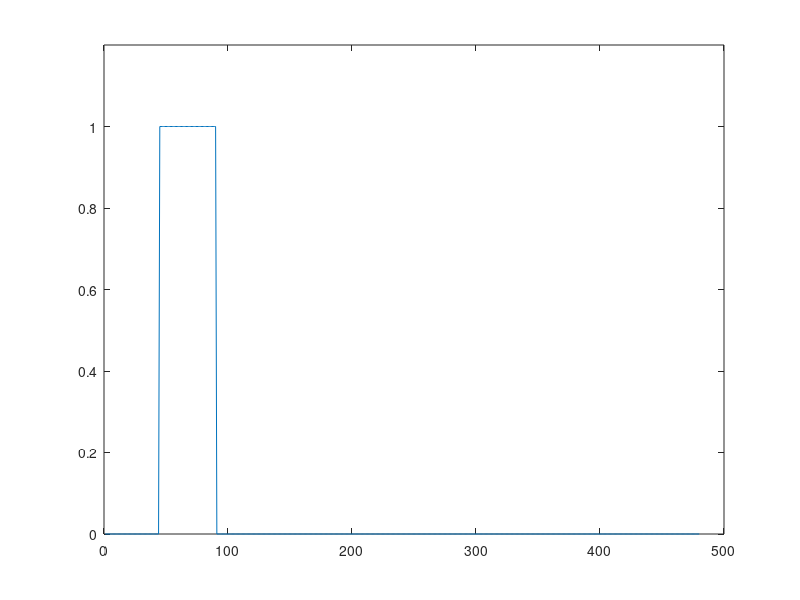

Write the MATLAB code that produced this figure. (Note: this script raises an error after producing the figure.)
%% ------ simulated TF vectors - osc vs non-osc



%%  SIMULATION
options = struct;
options.DEBUG = 1;
options.SIM_TIME = 8*60;

global START_TIME END_TIME 


START_TIME =0;
END_TIME = 480;
% % END_TIME = 900;



% names = {'nfkb_curves_TNF10ng', 'nfkb_curves_PAM3CSK100ng', 'nfkb_curves_CpG330nM',  'nfkb_curves_LPS100ng','nfkb_curves_pic50ug'};
% names = {'nfkb_curves_TNF10ng', 'nfkb_curves_PAM3CSK100ng', 'nfkb_curves_CpG330nM'};
% names = {'nfkb_curves_TNF10ng','nfkb_curves_TNF_ikbamm'};
% names = {'nfkb_oscillatory','nfkb_nonoscillatory', 'nfkb_oscillatory_hiamp', 'nfkb_nonoscillatory_hiamp'};
% names = {'nfkb_oscillatory','nfkb_nonoscillatory'};
% names = {'nfkb_oscillatory_2xtotalactivity','nfkb_persistent_2xtotalactivity'}; %use END_TIME=900 if this TF sim

output_container = zeros(17, 2);
figure;
n=1;
for j = linspace(.75, 7, 17)
    
    % Transcription factor vector
    pulse_on = j; % (hrs)
    pulse_off = .75; % (hrs)
    tf = zeros(1, END_TIME-START_TIME);
    start_idx = 60*pulse_off;
    tf(round(start_idx):round(start_idx+60*pulse_on)) = 1;
    plot(tf) 
    ylim([0 1.2]);
    hold on;
    
    m=1;
    for k = linspace(0.5, 1, 2) %0.5 or 1
        disp(k);
        data_use = (tf)*2*k;

        % Starting Conditions
        initvalues = zeros(15,1);
        initvalues(1,1) = 1;    %E0
        initvalues(2,1) = 0;    %E1

        initvalues(3,1) = 0;   %E2
        initvalues(4,1) = 0;   %E3

        initvalues(5,1) = 0;   %E4
        initvalues(6,1) = 0;   %E5
        initvalues(7,1) = 0;   %E6
        initvalues(8,1) = 0;   %E7
        initvalues(9,1) = 0;   %E8
        initvalues(10,1) = 0;   %E9
        initvalues(11,1) = 0;   %E10
        initvalues(12,1) = 0;   %E11
        initvalues(13,1) = 0;   %E12
        initvalues(14,1) = 0;   %E13
        initvalues(15,1) = 0;   %E14

        tf = transpose(data_use); %cut to 8hrs
        time = linspace(START_TIME, END_TIME, length(tf));
        [tsim1, results1] = ode15s(@(t,y) chromatinOde(t, y, time,{}, tf),[START_TIME END_TIME],initvalues);

        output = transpose(interp1(tsim1,results1,START_TIME:END_TIME, 'linear'));

        %plot single simulation
%         plot(output(15,:));
%         xlim ([0 480]);
%         ylim([0 1]);
%         hold on;

    max_enhancer = max(output(15,:));
    output_container(n,m) = max_enhancer;
    m = m+1;
    end

    n=n+1;
end

%%
%plot output_container, max chromatin opening
output_container(:,3) = start_idx+60*linspace(.75, 7, 17);
figure;
plot(output_container(:,3), output_container(:,1));
hold on;
plot(output_container(:,3), output_container(:,2));
hold off

legend('non-oscillatory amp0.5','non-oscillatory amp1')

%%
%plot simTFs

names = {'nfkb_oscillatory','nfkb_nonoscillatory'};
figure;
for j = 1:length(names)
    data_name = char(names(j));
    data = load(strcat('F://enhancer_dynamics/nfkb_trajectories/simTFs/',data_name,'.mat'));
    data = cell2struct(struct2cell(data), {'nfkb_curves'});
    data = (data.nfkb_curves)*1;
    
    
    plot(data);
    xlim ([0 480]);
    ylim ([0 1.2]);
    hold on;
    
end